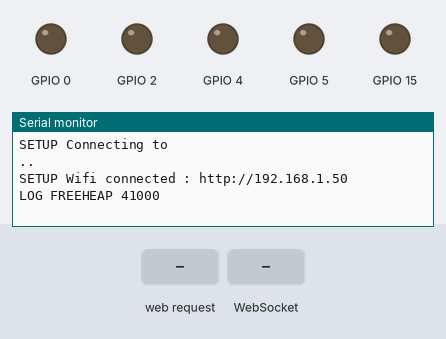
This sketch was run on a simulated ESP8266 (NodeMCU). On the bench: output pins drawn as LEDs (lit = HIGH), the last lines printed to the serial monitor. The inputs (shaded band) are chosen by the test bench. WiFi joins after 1.5 s; servers stay silent unless stated.

Above: at 3.2 s.
3.3 s: HTTP request GET /api/gpio/out received
At 4.1 s:
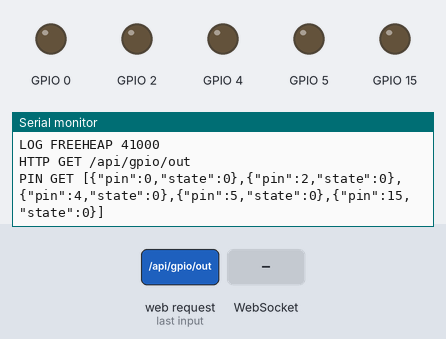
4.8 s: WebSocket text "1" received
At 5.3 s:
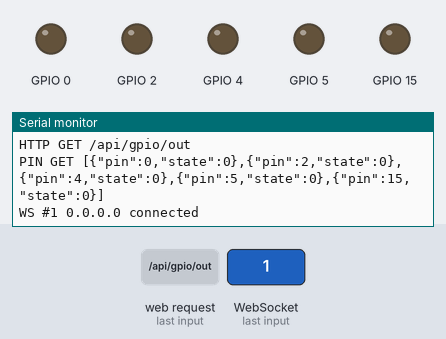
6.3 s: HTTP request GET / received
At 7.6 s:
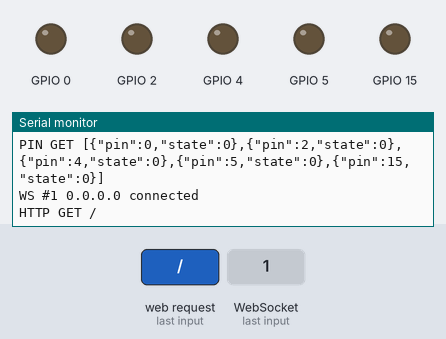

The sketch:

ESP8266.ino
```cpp
#include <ESP8266WiFi.h>
#include <ESPAsyncTCP.h>
#include <ESPAsyncWebServer.h>
#include <LibConstants.h>
#include <HTTPConstants.h>
#include <AsyncJson.h>
#include <ArduinoJson.h>
#include <ChickenLiberator.h>
#include <ChickenLogger.h>

const char *ssid = SSID;
const char *password = PASSWORD;
int prev_freeheap = 0;
int lps_request_time = 0;

// Create AsyncWebServer object on port 80
AsyncWebServer server(80);
AsyncWebSocket ws("/api/gpio");
ChickenLiberator chicken;

const char index_html[] PROGMEM = R"rawliteral(
<!doctype html>
<html lang="en">
<head>
    <meta charset="utf-8" />
    <meta name="viewport" content="width=device-width,initial-scale=1" />
    <meta http-equiv="x-ua-compatible" content="ie=edge" />
    <script src="https://cdn.jsdelivr.net/npm/vue@2/dist/vue.js"></script>
    <title>Chicken Liberator</title>
    <link rel="icon" href="https://oriamn.github.io/chicken-liberator/favicon.png">
    <script defer="defer" src="https://oriamn.github.io/chicken-liberator/js/runtime.bundle.js"></script>
    <script defer="defer" src="https://oriamn.github.io/chicken-liberator/js/main.bundle.js"></script>
    <link href="https://oriamn.github.io/chicken-liberator/styles/main.css" rel="stylesheet">
</head>
<body>
    <div id="root"></div>
</body>
</html>
)rawliteral";

void onEvent(AsyncWebSocket *server, AsyncWebSocketClient *client, AwsEventType type,
             void *arg, uint8_t *data, size_t len)
{
  switch (type)
  {
  case WS_EVT_CONNECT:
    ChickenLogger::ws(client, CONNECTED);
    break;
  case WS_EVT_DISCONNECT:
    ChickenLogger::ws(client, DISCONNECTED);
    break;
  case WS_EVT_DATA:
  case WS_EVT_PONG:
  case WS_EVT_ERROR:
    break;
  }
}

void sendJsonWebserverRequest(AsyncWebServerRequest *request, const StaticJsonDocument<512> &doc)
{
  AsyncResponseStream *response = request->beginResponseStream(JSON_MIME_TYPE);
  serializeJson(doc, *response);
  request->send(response);
}

void initWebSocket()
{
  ws.onEvent(onEvent);
  server.addHandler(&ws);
}

String processor(const String &var)
{
  Serial.println(var);
  return String();
}

void setup()
{
  // Serial port for debugging purposes
  Serial.begin(115200);

  chicken.init();

  Serial.println("\r\r\r");
  ChickenLogger::printf("SETUP","Connecting to %s", ssid);

  // Connect to Wi-Fi
  WiFi.begin(ssid, password);
  while (WiFi.status() != WL_CONNECTED)
  {
    delay(1000);
    Serial.print(".");
  }
  Serial.println();

  // Print ESP Local IP Address

  IPAddress ip = WiFi.localIP();
  ChickenLogger::printf("SETUP","Wifi connected : http://%d.%d.%d.%d", ip[0], ip[1], ip[2], ip[3]);

  initWebSocket();

  server.on("^\/api\/gpio\/out/([0-9]{1,2})\/([0-1])\/?$", HTTP_GET, [](AsyncWebServerRequest *request)
            {
              ChickenLogger::http(request);

              int iPin = std::stoi(request->pathArg(0).c_str());
              int iState = std::stoi(request->pathArg(1).c_str());

              if (chicken.changeStateOutputPin(iPin, iState))
              {
                StaticJsonDocument pinDoc = chicken.getPin(iPin)->toJson();

                sendJsonWebserverRequest(request, pinDoc);
                ws.textAll(pinDoc.as<String>());

                ChickenLogger::json("PIN SET", pinDoc);
              }
              else
              {
                request->send(404, JSON_MIME_TYPE, "{}");
              }
            });

  server.on("/api/gpio/out", HTTP_GET, [](AsyncWebServerRequest *request)
            {
              ChickenLogger::http(request);

              StaticJsonDocument pinListDoc = chicken.getPins();

              sendJsonWebserverRequest(request, pinListDoc);

              ChickenLogger::json("PIN GET", pinListDoc);
            });

  server.on("/", HTTP_GET, [](AsyncWebServerRequest *request)
            {
              ChickenLogger::http(request);
              request->send_P(200, HTML_MIME_TYPE, index_html, processor);
            });

  server.onNotFound([](AsyncWebServerRequest *request)
                    {
                      ChickenLogger::http(request);
                      request->send(404, TEXT_MIME_TYPE, "Not found");
                    });

  // Start server
  server.begin();
}

void loop()
{
  ws.cleanupClients();

  if (millis() - lps_request_time > FREEHEAPLOGTIME)
  {

    int current_freeheap = ESP.getFreeHeap();
    if (prev_freeheap != current_freeheap)
    {
      prev_freeheap = current_freeheap;
      ChickenLogger::printf("LOG","FREEHEAP %d", current_freeheap);
    }

    lps_request_time = millis();
  }
}
```

Measured:
- after the input at 3.3 s, the serial monitor: prints a new line at once (image 1)
- after the input at 4.8 s, the serial monitor: prints a new line at once (image 2)
- after the input at 6.3 s, the serial monitor: prints a new line at once (image 3)
